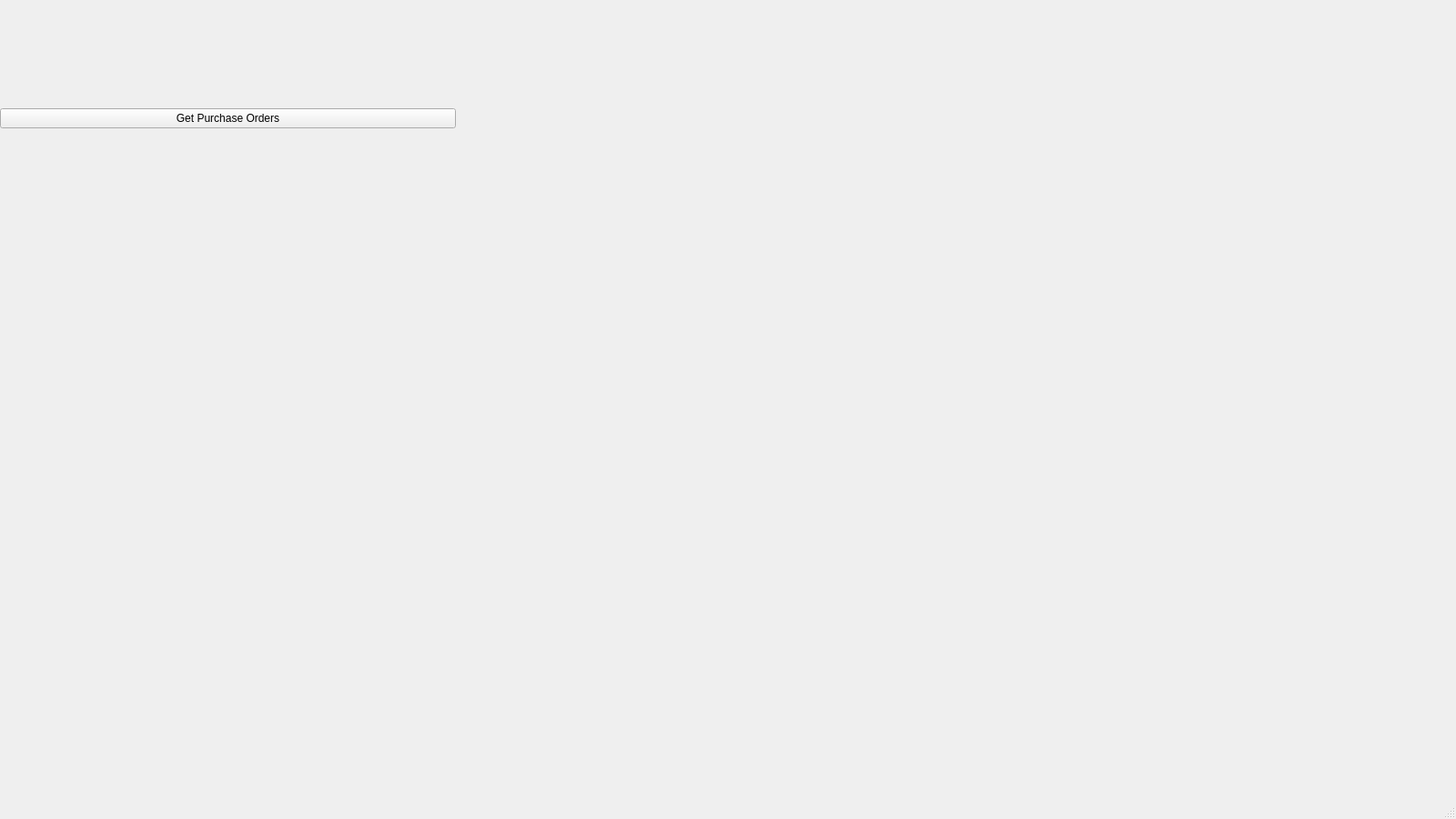
<?xml version="1.0" encoding="UTF-8"?>
<ui version="4.0">
 <class>MainWindow</class>
 <widget class="QMainWindow" name="MainWindow">
  <property name="geometry">
   <rect>
    <x>0</x>
    <y>0</y>
    <width>1600</width>
    <height>900</height>
   </rect>
  </property>
  <property name="windowTitle">
   <string>Trademax API Client</string>
  </property>
  <widget class="QWidget" name="centralwidget">
   <widget class="QWidget" name="verticalLayoutWidget">
    <property name="geometry">
     <rect>
      <x>0</x>
      <y>0</y>
      <width>502</width>
      <height>95</height>
     </rect>
    </property>
    <layout class="QVBoxLayout" name="logoArea">
     <item>
      <widget class="QLabel" name="label">
       <property name="text">
        <string/>
       </property>
       <property name="pixmap">
        <pixmap>../../resources/logo.png</pixmap>
       </property>
      </widget>
     </item>
    </layout>
   </widget>
   <widget class="QWidget" name="verticalLayoutWidget_2">
    <property name="geometry">
     <rect>
      <x>0</x>
      <y>90</y>
      <width>501</width>
      <height>81</height>
     </rect>
    </property>
    <layout class="QVBoxLayout" name="startButtons">
     <item>
      <widget class="QPushButton" name="get_purchase_orders">
       <property name="text">
        <string>Get Purchase Orders</string>
       </property>
       <property name="default">
        <bool>false</bool>
       </property>
      </widget>
     </item>
    </layout>
   </widget>
  </widget>
  <widget class="QStatusBar" name="statusbar"/>
 </widget>
 <resources/>
 <connections/>
</ui>
